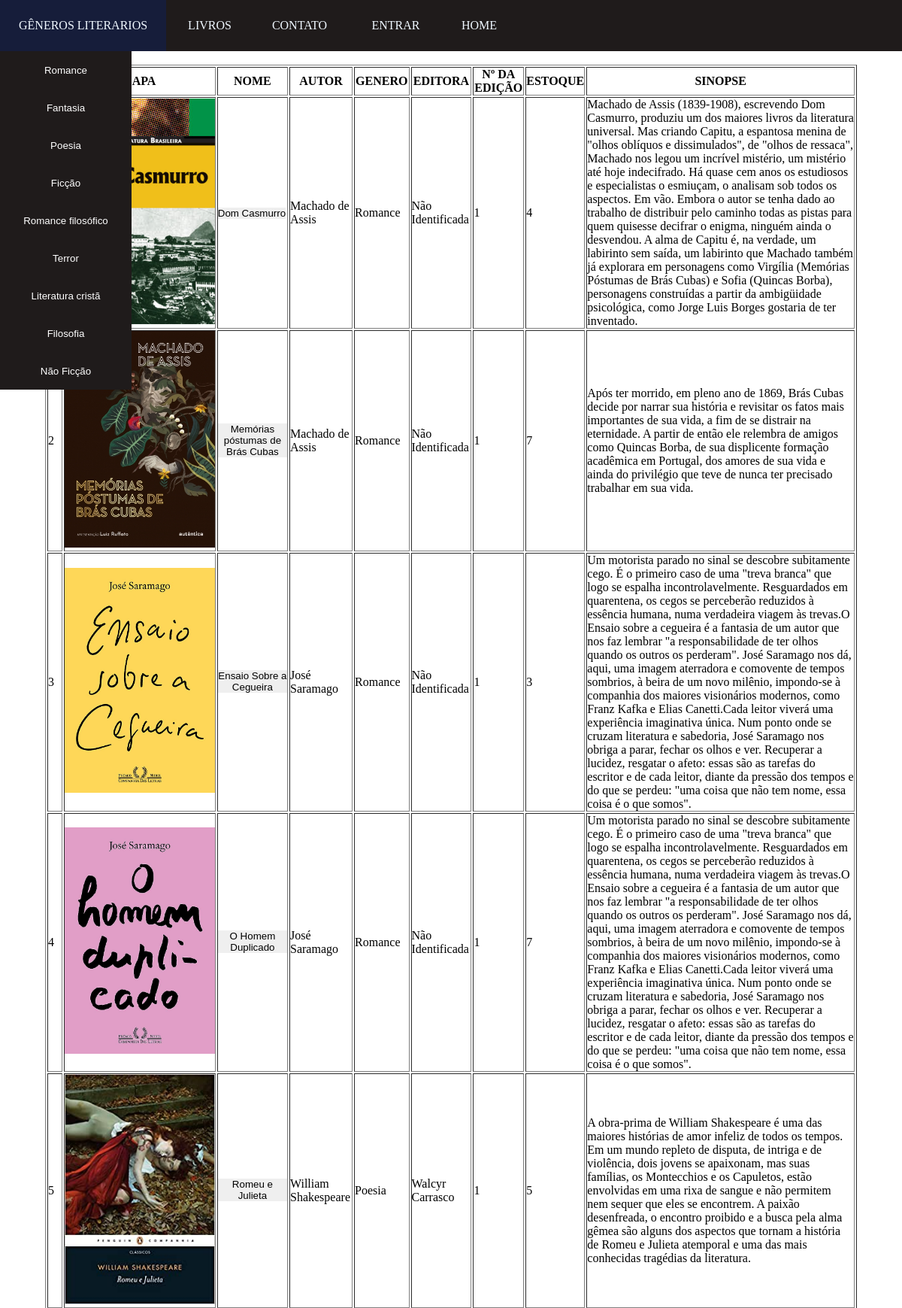
The page /livros.php (upper part) on the database its author committed.
### tables this page shows
CREATE TABLE `livro` (
  `id_livro` int NOT NULL,
  `nome_livro` varchar(150) NOT NULL,
  `editora_livro` varchar(50) NOT NULL,
  `id_genero` int NOT NULL,
  `num_edicao_livro` int NOT NULL,
  `estoque_livro` int NOT NULL,
  `url_imagem_livro` varchar(5000) DEFAULT NULL,
  `sinopse_livro` varchar(1000) DEFAULT NULL,
  `id_autor` int NOT NULL
);

CREATE TABLE `autor` (
  `id_autor` int NOT NULL,
  `nome_autor` varchar(50) NOT NULL,
  `pais_autor` varchar(50) NOT NULL,
  `nascimento_autor` int NOT NULL,
  `falecimento_autor` int DEFAULT NULL
);

CREATE TABLE `genero` (
  `id_genero` int NOT NULL,
  `nome_genero` varchar(100) NOT NULL
);

### livros.php (the view, shortened to what this page needs)
<!DOCTYPE html>
<html lang="pt-br">
<head>
    <link rel="stylesheet" href="design/index.css">
    <link rel="stylesheet" href="design/menu.css">
</head>
<body>
    <?php include('include/menu_pagina_inicial.php'); ?>
    <br>
    <table border="1" style="width:90%; margin: auto;">
        <tr>
            <th>ID</th>
            <th>CAPA</th>
            <th>NOME</th>
            <th>AUTOR</th>
            <th>GENERO</th>
            <th>EDITORA</th>
            <th>Nº DA EDIÇÃO</th>
            <th>ESTOQUE</th>
            <th>SINOPSE</th>
        </tr>
        <?php
        $sql = mysqli_query($mysqli, "SELECT  *   FROM  livro");
        while ($result = mysqli_fetch_array($sql))
            {
                $id_livro = $result['id_livro'];
                $nome_livro = $result['nome_livro'];
                $id_autor = $result['id_autor'];
                $id_genero = $result['id_genero'];
                $editora_livro = $result['editora_livro'];
                $num_edicao_livro = $result['num_edicao_livro'];
                $estoque_livro = $result['estoque_livro'];
                $sinopse_livro = $result['sinopse_livro'];
                $url_imagem_livro = $result['url_imagem_livro'];
                echo "<tr>";
                echo "<td>".$id_livro."</td>";
                echo "<td><form method='post' action='livro_aberto.php'>
                        <input name='id_livro' value='".$id_livro."' style='display: none;'>
                            <button type='submit' name='Submit' style='border: none; background-color: white;'>
                                <img src='imagens/livro_capa/".$url_imagem_livro."'>
                            </button>
                    </form></td>";
                    echo "<td><form method='post' action='livro_aberto.php'>
                    <input name='id_livro' value='".$id_livro."' style='display: none;'>
                        <button type='submit' name='Submit' style='border: none; background-color:  ;'>
                            ".$nome_livro."
                        </button>
                    </form></td>";
                    $sql2 = "SELECT * FROM autor id_autor WHERE id_autor = '$id_autor'";
                    $resultad2 = $mysqli->query($sql2);
                    while ($row = mysqli_fetch_array($resultad2))
                    {
                        echo "<td>".$row['nome_autor']."</td>";
                    }
                    $sql3 = "SELECT * FROM genero id_genero WHERE id_genero = '$id_genero'";
                    $resultad3 = $mysqli->query($sql3);
                    while ($row = mysqli_fetch_array($resultad3))
                    {
                        echo "<td>".$row['nome_genero']."</td>";
                    }
                echo "<td>".$editora_livro."</td>";
                echo "<td>".$num_edicao_livro."</td>";
                echo "<td>".$estoque_livro."</td>";
                echo "<td>".$sinopse_livro."</td>";
                echo "</tr>";
            };
        ?>
    </table>
</body>
</html>

### design/index.css (style rules this page uses)
* { margin: 0; padding: 0; box-sizing: border-box; }
body { background-color: white; }

### design/menu.css (style rules this page uses)
body { background-color: white; }

### livros.php (style rules this page uses)
img { width: 200px; }

### rows shown on the page
livro: id_livro "1", url_imagem_livro (picture), nome_livro "Dom Casmurro", editora_livro "Não Identificada", num_edicao_livro "1", estoque_livro "4", sinopse_livro "Machado de Assis (1839-1908), escrevendo Dom Casmurro, produziu um dos maiores livros da literatura universal. Mas criando Capitu, a espantosa menina de \"olhos oblíquos e dissimulados\", de \"olhos de ressaca\", Machado nos legou um incrível mistério, um mistério até hoje indecifrado. Há quase cem anos os estudiosos e especialistas o esmiuçam, o analisam sob todos os aspectos. Em vão. Embora o autor se tenha dado ao trabalho de distribuir pelo caminho todas as pistas para quem quisesse decifrar o enigma, ninguém ainda o desvendou. A alma de Capitu é, na verdade, um labirinto sem saída, um labirinto que Machado também já explorara em personagens como Virgília (Memórias Póstumas de Brás Cubas) e…"
autor: nome_autor "Machado de Assis"
genero: nome_genero "Romance"
livro: id_livro "2", url_imagem_livro (picture), nome_livro "Memórias póstumas de Brás Cubas", editora_livro "Não Identificada", num_edicao_livro "1", estoque_livro "7", sinopse_livro "Após ter morrido, em pleno ano de 1869, Brás Cubas decide por narrar sua história e revisitar os fatos mais importantes de sua vida, a fim de se distrair na eternidade. A partir de então ele relembra de amigos como Quincas Borba, de sua displicente formação acadêmica em Portugal, dos amores de sua vida e ainda do privilégio que teve de nunca ter precisado trabalhar em sua vida."
livro: id_livro "3", url_imagem_livro (picture), nome_livro "Ensaio Sobre a Cegueira", editora_livro "Não Identificada", num_edicao_livro "1", estoque_livro "3", sinopse_livro "Um motorista parado no sinal se descobre subitamente cego. É o primeiro caso de uma \"treva branca\" que logo se espalha incontrolavelmente. Resguardados em quarentena, os cegos se perceberão reduzidos à essência humana, numa verdadeira viagem às trevas.O Ensaio sobre a cegueira é a fantasia de um autor que nos faz lembrar \"a responsabilidade de ter olhos quando os outros os perderam\". José Saramago nos dá, aqui, uma imagem aterradora e comovente de tempos sombrios, à beira de um novo milênio, impondo-se à companhia dos maiores visionários modernos, como Franz Kafka e Elias Canetti.Cada leitor viverá uma experiência imaginativa única. Num ponto onde se cruzam literatura e sabedoria, José…"
autor: nome_autor "José Saramago"
livro: id_livro "4", url_imagem_livro (picture), nome_livro "O Homem Duplicado", editora_livro "Não Identificada", num_edicao_livro "1", estoque_livro "7", sinopse_livro "Um motorista parado no sinal se descobre subitamente cego. É o primeiro caso de uma \"treva branca\" que logo se espalha incontrolavelmente. Resguardados em quarentena, os cegos se perceberão reduzidos à essência humana, numa verdadeira viagem às trevas.O Ensaio sobre a cegueira é a fantasia de um autor que nos faz lembrar \"a responsabilidade de ter olhos quando os outros os perderam\". José Saramago nos dá, aqui, uma imagem aterradora e comovente de tempos sombrios, à beira de um novo milênio, impondo-se à companhia dos maiores visionários modernos, como Franz Kafka e Elias Canetti.Cada leitor viverá uma experiência imaginativa única. Num ponto onde se cruzam literatura e sabedoria, José…"
livro: id_livro "5", url_imagem_livro (picture), nome_livro "Romeu e Julieta", editora_livro "Walcyr Carrasco", num_edicao_livro "1", estoque_livro "5", sinopse_livro "A obra-prima de William Shakespeare é uma das maiores histórias de amor infeliz de todos os tempos. Em um mundo repleto de disputa, de intriga e de violência, dois jovens se apaixonam, mas suas famílias, os Montecchios e os Capuletos, estão envolvidas em uma rixa de sangue e não permitem nem sequer que eles se encontrem. A paixão desenfreada, o encontro proibido e a busca pela alma gêmea são alguns dos aspectos que tornam a história de Romeu e Julieta atemporal e uma das mais conhecidas tragédias da literatura."
autor: nome_autor "William Shakespeare"
genero: nome_genero "Poesia"
